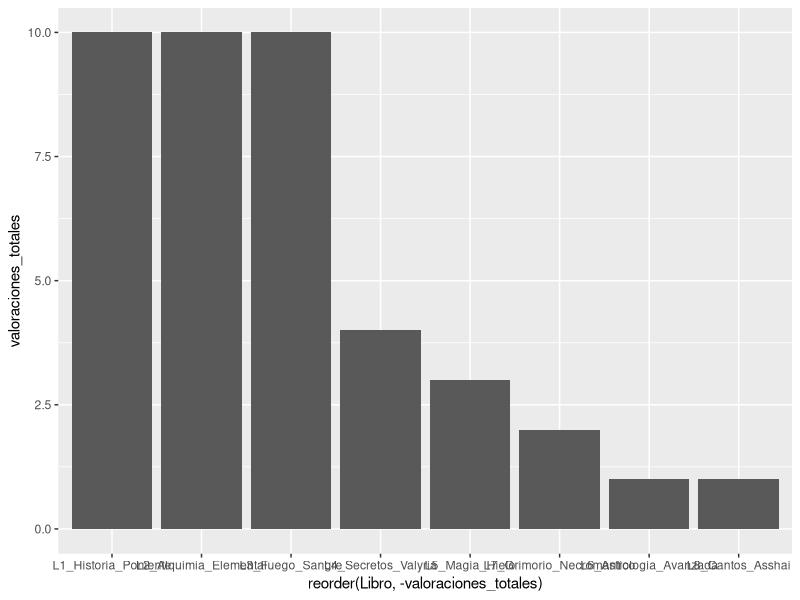
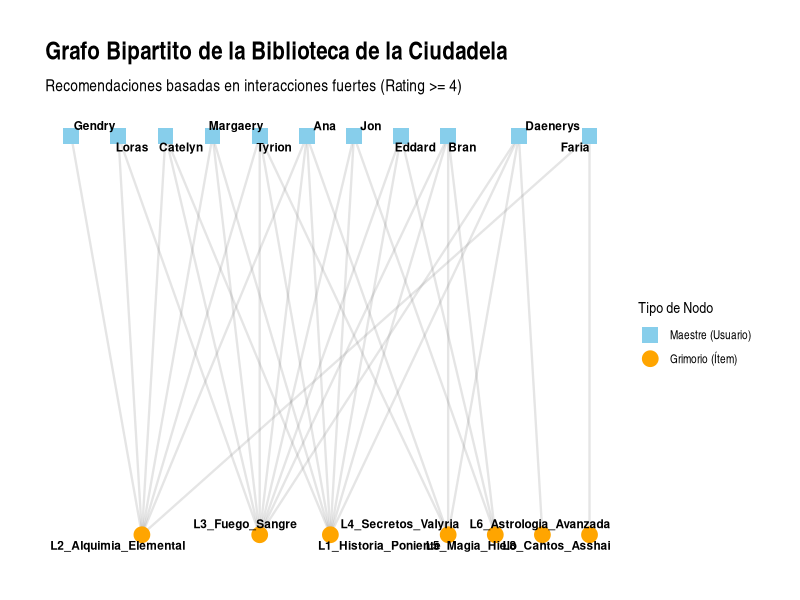
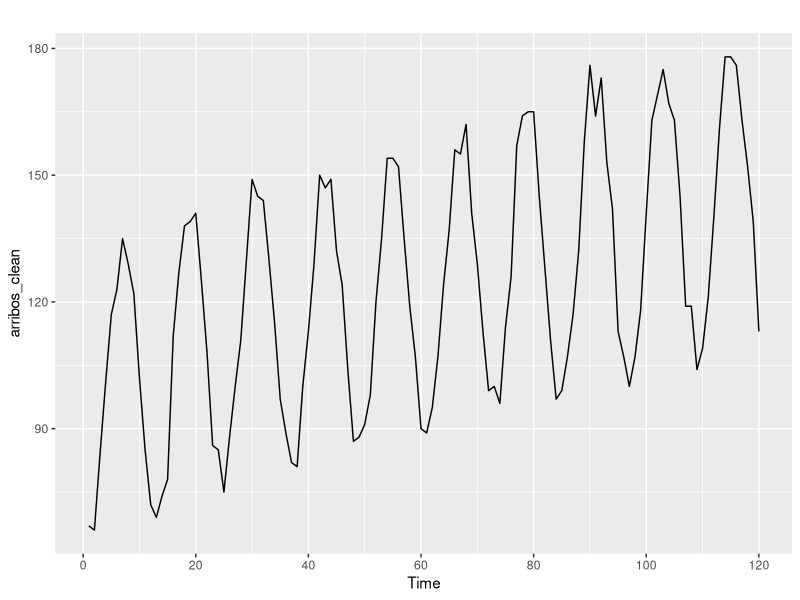
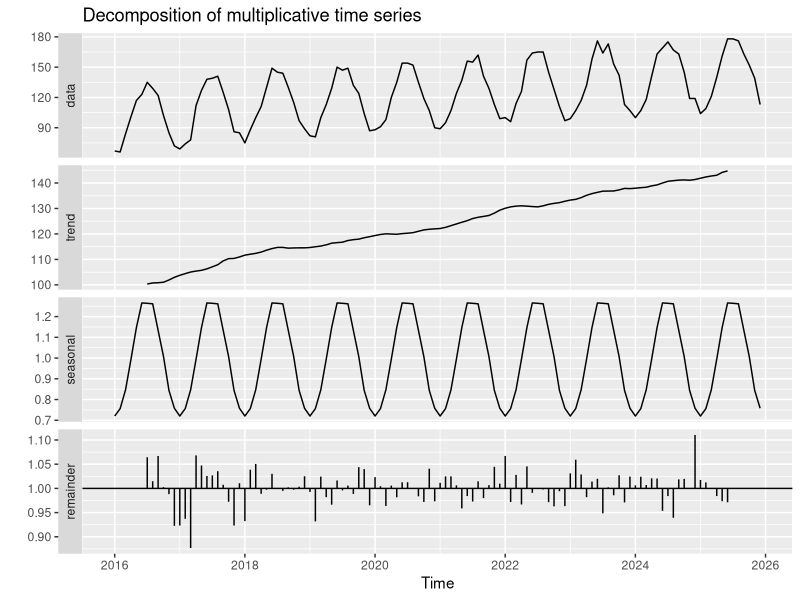
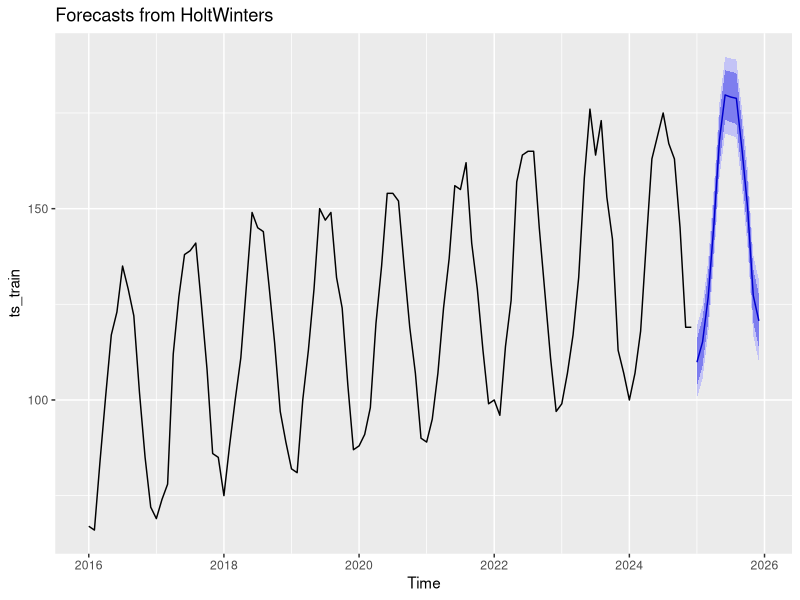
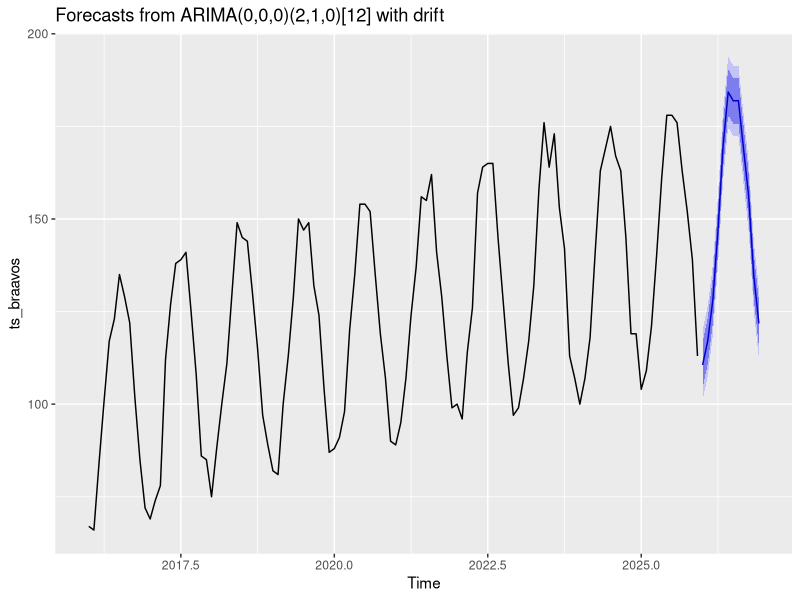

Here is the R script that generated these plots, in order:
## ---- chunk 1
#| label: setup
#| message: false
#| warning: false

# Cargamos las librerías necesarias
library(tidyverse)
library(igraph)
library(tidygraph)
library(ggraph)
library(forecast)
library(tseries)
library(zoo)
library(knitr)
## ---- chunk 2
# Escribe aquí tu código para la Pregunta 1
df <- read_csv("recomendaciones_libros.csv")


popularidad <- df |>
  group_by(Libro) |>
  summarise(
    valoraciones_totales = n(),
    media_rating = mean(Rating)
  )


ggplot(popularidad) +
  geom_col(aes(x = reorder(Libro, -valoraciones_totales), y = valoraciones_totales))
## ---- chunk 3
# Escribe aquí tu código para la Pregunta 2
M <- df |>
  pivot_wider(names_from = Libro, values_from = Rating) |>
  column_to_rownames("Usuario") |>
  as.matrix()


similitud_usuarios <- function(M) {
  sim <- cor(t(M), use = "pairwise.complete.obs")
  sim[is.na(sim)] <- 0
  return(sim)
}

M_sim <- similitud_usuarios(M)


M_diag <- M_sim
diag(M_diag) <- -Inf
max_sim <- max(M_diag, na.rm = TRUE)
pareja_max <- which(M_diag == max_sim, arr.ind = TRUE)
## ---- chunk 4
# Escribe aquí tu código para la Pregunta 3
media_usuarios <- rowMeans(M, na.rm = TRUE)

M[, "L7_Grimorio_Necromantico"]
voto_ana <- M["Ana", "L7_Grimorio_Necromantico"]
voto_bran <- M["Bran", "L7_Grimorio_Necromantico"]

sim_tyrion_ana <- M_sim["Tyrion", "Ana"]
sim_tyrion_bran <- M_sim["Tyrion", "Bran"]

numerador <- (sim_tyrion_ana * (voto_ana - media_usuarios["Ana"])) + (sim_tyrion_bran * (voto_bran - media_usuarios["Bran"]))
denominador <- abs(sim_tyrion_ana) + abs(sim_tyrion_bran)

pred <- media_usuarios["Tyrion"] + (numerador / denominador)

#------------------------------------------------------------------------------

predecir_voto <- function(M, S, usuario, item) {
  idx_u <- which(rownames(M) == usuario)
  idx_i <- which(colnames(M) == item)
  
  if (!is.na(M[idx_u, idx_i])) return(M[idx_u, idx_i])
  
  # Medias de votación de cada usuario (ignorando NAs)
  medias   <- rowMeans(M, na.rm = TRUE)
  media_u  <- medias[idx_u]
  
  otros_votos  <- M[, idx_i]
  similitudes  <- S[idx_u, ]
  validos      <- !is.na(otros_votos) & (rownames(M) != usuario)
  
  if (sum(validos) == 0) return(NA)
  
  # Centramos los votos de los vecinos respecto a sus propias medias
  votos_centrados <- otros_votos[validos] - medias[validos]
  
  numerador   <- sum(similitudes[validos] * votos_centrados)
  denominador <- sum(abs(similitudes[validos]))
  
  if (denominador == 0) return(media_u)
  
  # Predicción final centrada en la media del usuario objetivo
  prediccion <- media_u + (numerador / denominador)
  
  # Acotamos los resultados al rango real de valoraciones [1, 5]
  return(max(1, min(5, prediccion)))
}

pred <- predecir_voto(M, M_sim, "Tyrion", "L7_Grimorio_Necromantico");
## ---- chunk 5
# Escribe aquí tu código para la Pregunta 4
M_filled <- M
for(i in 1:ncol(M)) {
  M_filled[is.na(M_filled[,i]), i] <- mean(M_filled[,i], na.rm = TRUE)
}


svd <- svd(M_filled)


k <- 2
M_pred <- svd$u[, 1:k] %*% diag(svd$d[1:k]) %*% t(svd$v[, 1:k])
rownames(M_pred) <- rownames(M)
colnames(M_pred) <- colnames(M)
## ---- chunk 6
# Escribe aquí tu código para la Pregunta 5
rating_tyrion <- M_pred["Tyrion", "L7_Grimorio_Necromantico"]


samwell_ratings <- c(5, 4, 3, NA, NA, NA, NA, NA)
names(samwell_ratings) <- colnames(M)

M_extended <- rbind(M, Samwell = samwell_ratings)
M_sim_ext <- similitud_usuarios(M_extended)

sim_samwell <- M_sim_ext["Samwell", ]
sim_samwell["Samwell"] <- -Inf

vecino_max <- names(which.max(sim_samwell))
sim_max <- max(sim_samwell, na.rm = TRUE)
## ---- chunk 7
# Escribe aquí tu código para la Pregunta 6
g_bip <- graph_from_data_frame(df |> filter(Rating >= 4), directed = FALSE)
V(g_bip)$type <- V(g_bip)$name %in% unique((df |> filter(Rating >= 4))$Libro)
is_bipartite(g_bip)


ggraph(g_bip, layout = "bipartite") +
  geom_edge_link(alpha = 0.2, color = "grey50", width = 0.8) +
  geom_node_point(aes(color = type, shape = type), size = 5) +
  geom_node_text(aes(label = name), repel = TRUE, size = 3, fontface = "bold") +
  scale_color_manual(values = c("skyblue", "orange"), labels = c("Maestre (Usuario)", "Grimorio (Ítem)"), name = "Tipo de Nodo") +
  scale_shape_manual(values = c(15, 19), labels = c("Maestre (Usuario)", "Grimorio (Ítem)"), name = "Tipo de Nodo") +
  labs(
    title = "Grafo Bipartito de la Biblioteca de la Ciudadela",
    subtitle = "Recomendaciones basadas en interacciones fuertes (Rating >= 4)"
  ) +
  theme_graph()
## ---- chunk 8
# Escribe aquí tu código para la Pregunta 7
datos <- read_csv("trafico_braavos.csv")


arribos_clean <- na.interp(datos$Arribos)


ts_braavos <- ts(
  arribos_clean,
  start = c(2016, 1),
  frequency = 12
)


autoplot(arribos_clean)
## ---- chunk 9
# Escribe aquí tu código para la Pregunta 8
descomp <- stats::decompose(ts_braavos, type = "multiplicative")

# Tendencia: direccion a largo plazo
# Estacionalidad: patron que se repite con periodo fijo
# Ruido: variacion aleatoria no explicada por las anteriores
autoplot(descomp)


factores_estacionales <- descomp$figure
meses_nombres <- c("Ene", "Feb", "Mar", "Abr", "May", "Jun", "Jul", "Ago", "Sep", "Oct", "Nov", "Dic")
tabla_estacional <- tibble(Mes = meses_nombres, Factor_Estacional = factores_estacionales)
max_mes <- tabla_estacional %>% filter(Factor_Estacional == max(Factor_Estacional))
## ---- chunk 10
# Escribe aquí tu código para la Pregunta 9
ts_train <- window(ts_braavos, end = c(2024, 12))
ts_test <- window(ts_braavos, start = c(2025, 1))

hw <- HoltWinters(ts_train)


pred <- forecast(hw, h = 12)


autoplot(pred)
rmse <- sqrt(mean((pred$mean - ts_test)^2))
## ---- chunk 11
# Escribe aquí tu código para la Pregunta 10
adf.test(ts_braavos)

ndiffs(ts_braavos)


arima <- auto.arima(ts_braavos)
summary(arima)


pred <- forecast(arima, h = 12)
autoplot(pred)
